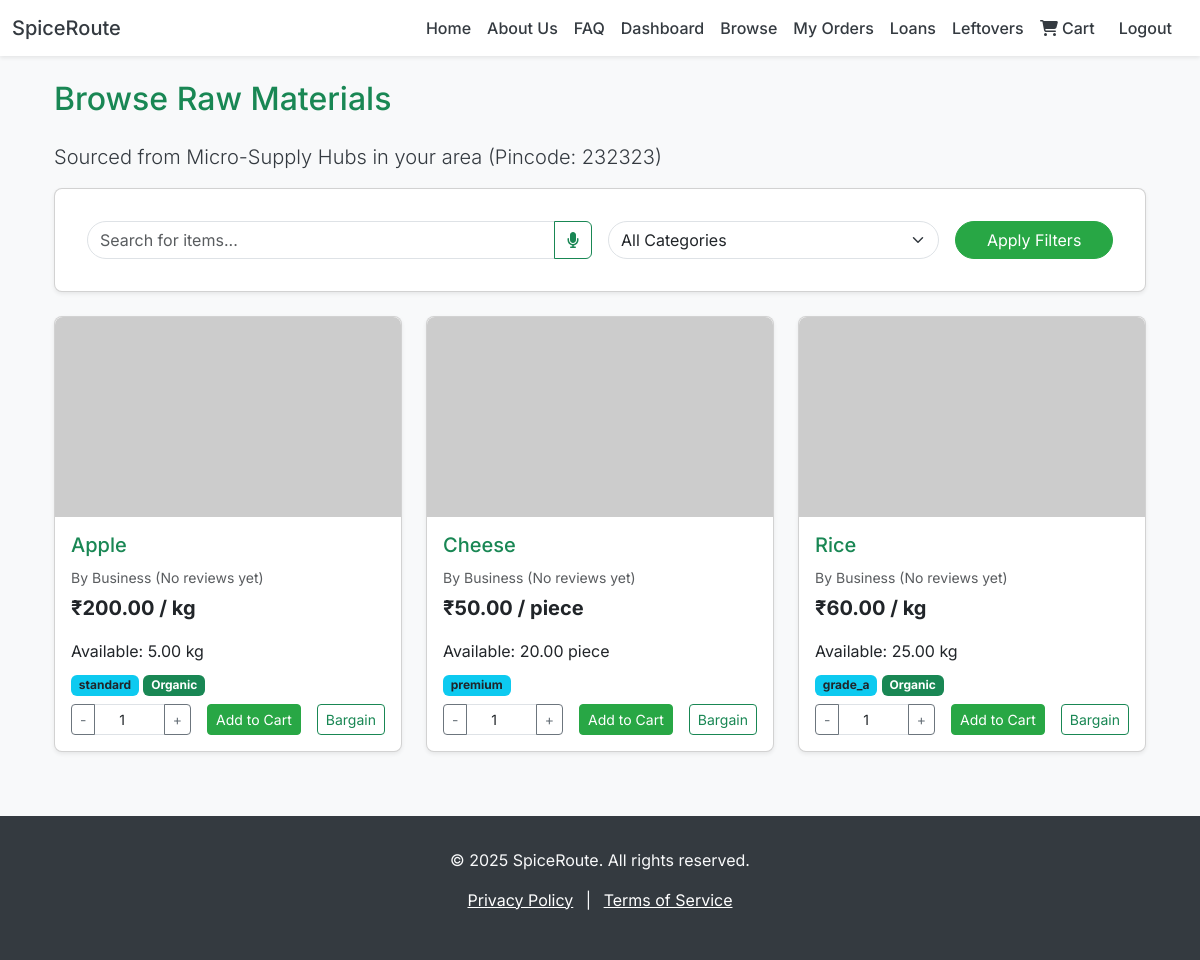
/vendor/browse/ (signed in), run on the app's committed database.
### spiceroute/models.py (models this page shows, shortened)
class VendorProfile(models.Model):
    user = models.OneToOneField(User, on_delete=models.CASCADE, primary_key=True, related_name='vendor_profile')
    name = models.CharField(max_length=255)
    location_pincode = models.CharField(max_length=10)
    location_address = models.TextField(null=True, blank=True)
    type_of_food = models.CharField(max_length=100, null=True, blank=True)
    average_rating_as_seller = models.DecimalField(max_digits=3, decimal_places=2, default=0.00)
    total_reviews_as_seller = models.IntegerField(default=0)

class Product(models.Model):
    UNIT_OF_MEASURE_CHOICES = [
        ('kg', 'Kilogram'), ('gram', 'Gram'), ('piece', 'Piece'), ('bunch', 'Bunch'),
        ('liter', 'Liter'), ('ml', 'Milliliter'), ('dozen', 'Dozen'), ('unit', 'Unit') # Added 'unit' as a generic option
    ]
    QUALITY_GRADE_CHOICES = [
        ('grade_a', 'Grade A'),
        ('grade_b', 'Grade B'),
        ('standard', 'Standard Quality'),
        ('premium', 'Premium'),
        ('organic', 'Organic Certified'), # If different from is_organic
    ]
    name = models.CharField(max_length=255)
    description = models.TextField(null=True, blank=True)
    category = models.ForeignKey(Category, on_delete=models.SET_NULL, null=True, blank=True, related_name='products')
    supplier = models.ForeignKey(SupplierProfile, on_delete=models.CASCADE, related_name='products_offered')
    unit_of_measure = models.CharField(max_length=50, choices=UNIT_OF_MEASURE_CHOICES)
    current_price_per_unit = models.DecimalField(max_digits=10, decimal_places=2)
    quantity_available = models.DecimalField(max_digits=10, decimal_places=2)
    image = models.ImageField(upload_to='product_images/', null=True, blank=True)
    quality_grade = models.CharField(max_length=50, choices=QUALITY_GRADE_CHOICES, default='standard') # Added choices
    is_organic = models.BooleanField(default=False)
    ai_suggested_min_price = models.DecimalField(max_digits=10, decimal_places=2, null=True, blank=True)
    ai_suggested_max_price = models.DecimalField(max_digits=10, decimal_places=2, null=True, blank=True)
    last_updated = models.DateTimeField(auto_now=True)

class SupplierProfile(models.Model):
    user = models.OneToOneField(User, on_delete=models.CASCADE, primary_key=True, related_name='supplier_profile')
    business_name = models.CharField(max_length=255)
    contact_person = models.CharField(max_length=255)
    phone_number = models.CharField(max_length=15) # MSH's contact number for bargaining
    email = models.EmailField(null=True, blank=True)
    location_pincode = models.CharField(max_length=10)
    location_address = models.TextField()
    business_registration_details = models.TextField(null=True, blank=True)
    storage_capacity_sqft = models.IntegerField(null=True, blank=True)
    average_rating = models.DecimalField(max_digits=3, decimal_places=2, default=0.00)
    total_reviews = models.IntegerField(default=0)
    is_verified = models.BooleanField(default=False) # Admin verification status

### spiceroute/views.py (the view)
# urls.py: path('vendor/browse/', views.browse_products_view, name='browse_products'),
@login_required
def browse_products_view(request):
    if not request.user.is_vendor:
        messages.warning(request, "Access denied. Please log in as a Vendor.")
        return redirect('home')
    vendor_profile = get_object_or_404(VendorProfile, user=request.user)
    vendor_pincode = vendor_profile.location_pincode
    products = Product.objects.filter(
        supplier__location_pincode=vendor_pincode,
        quantity_available__gt=0
    ).order_by('name')
    search_query = request.GET.get('q')
    if search_query:
        products = products.filter(Q(name__icontains=search_query) | Q(description__icontains=search_query))
    category_id = request.GET.get('category')
    if category_id:
        products = products.filter(category__id=category_id)
    categories = Category.objects.all().order_by('name')
    context = {
        'products': products,
        'categories': categories,
        'current_category_id': category_id,
        'search_query': search_query,
        'vendor_pincode': vendor_pincode,
    }
    return render(request, 'browse_products.html', context)

### spiceroute/templates/browse_products.html (shortened to what this page needs)
{% extends 'base.html' %}
{% load static %}
{% block content %}
<div class="container mt-4">
    <h2 class="text-success mb-4">Browse Raw Materials</h2>
    <p class="lead">Sourced from Micro-Supply Hubs in your area (Pincode: {{ vendor_pincode }})</p>
    <div class="card mb-4 p-3 shadow-sm rounded-3">
        <div class="card-body">
            <form method="GET" action="{% url 'browse_products' %}" class="row g-3 align-items-center">
                <div class="col-md-6">
                    <div class="input-group">
                        <input type="text" class="form-control rounded-start-pill" id="searchQuery" name="q" placeholder="Search for items..." value="{{ search_query|default_if_none:'' }}">
                        <button type="button" class="btn btn-outline-success" id="voiceSearchBtn" title="Voice Search">
                            <i class="fas fa-microphone"></i>
                        </button>
                    </div>
                </div>
                <div class="col-md-4">
                    <select class="form-select rounded-pill" id="categoryFilter" name="category">
                        <option value="">All Categories</option>
                    </select>
                </div>
                <div class="col-md-2">
                    <button type="submit" class="btn btn-primary w-100 rounded-pill">Apply Filters</button>
                </div>
            </form>
        </div>
    </div>
    <div class="row row-cols-1 row-cols-md-2 row-cols-lg-3 g-4">
        {% if products %}
            {% for product in products %}
            <div class="col">
                <div class="card h-100 shadow-sm rounded-3">
                    {% if product.image %}
                        <img src="{{ product.image.url }}" class="card-img-top rounded-top-3" alt="{{ product.name }}" style="height: 200px; object-fit: cover;">
                    {% else %}
                        <img src="https://placehold.co/400x200/e9ecef/495057?text={{ product.name|urlencode }}" class="card-img-top rounded-top-3" alt="{{ product.name }}" style="height: 200px; object-fit: cover;">
                    {% endif %}
                    <div class="card-body d-flex flex-column">
                        <h5 class="card-title text-success">{{ product.name }}</h5>
                        <p class="card-text text-muted mb-1">
                            <small>By {{ product.supplier.business_name }}
                            {% if product.supplier.average_rating > 0 %}
                                ({{ product.supplier.average_rating }} <i class="fas fa-star text-warning"></i>)
                            {% else %}
                                (No reviews yet)
                            {% endif %}
                            </small>
                        </p>
                        <p class="card-text fw-bold fs-5">₹{{ product.current_price_per_unit }} / {{ product.unit_of_measure }}</p>
                        <p class="card-text mb-2">Available: {{ product.quantity_available }} {{ product.unit_of_measure }}</p>
                        <p class="card-text mb-2">
                            <span class="badge bg-info text-dark">{{ product.quality_grade|default:"Standard Quality" }}</span>
                            {% if product.is_organic %}<span class="badge bg-success">Organic</span>{% endif %}
                        </p>
                        <div class="mt-auto d-flex justify-content-between align-items-center">
                            <div class="input-group" style="width: 120px;">
                                <button class="btn btn-outline-secondary btn-sm minus-btn" type="button" data-product-id="{{ product.id }}">-</button>
                                <input type="number" class="form-control form-control-sm text-center" value="1" min="1" max="{{ product.quantity_available }}" data-product-id="{{ product.id }}" style="width: 50px;">
                                <button class="btn btn-outline-secondary btn-sm plus-btn" type="button" data-product-id="{{ product.id }}">+</button>
                            </div>
                            <button class="btn btn-sm btn-primary add-to-cart-btn"
                                data-product-id="{{ product.id }}"
                                data-product-name="{{ product.name }}"
                                data-product-price="{{ product.current_price_per_unit }}"
                                data-product-unit="{{ product.unit_of_measure }}">
                                Add to Cart
                            </button>
                            <button class="btn btn-sm btn-outline-success bargain-btn"
                                data-bs-toggle="modal"
                                data-bs-target="#bargainModal"
                                data-supplier-name="{{ product.supplier.business_name }}"
                                data-supplier-phone="{{ product.supplier.phone_number }}">
                                Bargain
                            </button>
                        </div>
                    </div>
                </div>
            </div>
            {% endfor %}
        {% else %}
            <div class="col-12 text-center py-5">
                <p class="lead">No raw materials found in your area or matching your search. Try adjusting filters!</p>
            </div>
        {% endif %}
    </div>
</div>
{% endblock %}

### spiceroute/templates/base.html (style rules this page uses)
body { font-family: 'Inter', sans-serif; background-color: #f8f9fa; color: #343a40; }
.btn-primary { background-color: #28a745; border-color: #28a745; transition: background-color 0.3s ease, border-color 0.3s ease; }
.card { border-radius: 0.75rem; box-shadow: 0 4px 8px rgba(0,0,0,.05); }

### data on the page
VendorProfile: location_pincode "232323"
Product: name "Apple", supplier.business_name "Business", shows "(No reviews yet)", current_price_per_unit "200.00", unit_of_measure "kg", quantity_available "5.00", quality_grade "standard", is_organic "Organic"
Product: name "Cheese", supplier.business_name "Business", shows "(No reviews yet)", current_price_per_unit "50.00", unit_of_measure "piece", quantity_available "20.00", quality_grade "premium"
Product: name "Rice", supplier.business_name "Business", shows "(No reviews yet)", current_price_per_unit "60.00", unit_of_measure "kg", quantity_available "25.00", quality_grade "grade_a", is_organic "Organic"
